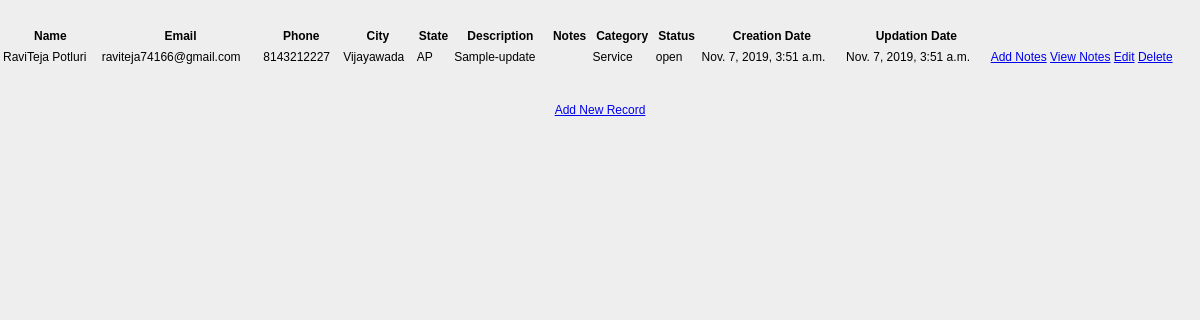
The page /show on the database its author committed.
### ticket/models.py (models this page shows)
class TicketDetails(models.Model):
    ticketid = models.AutoField(primary_key=True)
    userobjects = models.ForeignKey(UserObjects, on_delete=models.CASCADE, blank=True, null=True)
    name = models.CharField(max_length=32)
    email = models.EmailField(max_length=64)
    phone = models.CharField(max_length=10)
    city = models.CharField(max_length=32)
    state = models.CharField(max_length=32)
    ticket_desc = models.CharField(max_length=128)
    notes = models.CharField(max_length=128,default ="")
    ticket_category = models.CharField(max_length=32)
    status = models.CharField(max_length=32)
    creation_date = models.DateTimeField(auto_now_add=True)
    updation_date = models.DateTimeField(auto_now=True)
    class Meta:
        db_table = "ticketdetails"

### ticket/views.py (the view)
# urls.py: path('show',views.show),
def show(request):
    ticket = TicketDetails.objects.all()
    return render(request,"show.html",{'data':ticket})

### ticket/templates/show.html (shortened to what this page needs)
<!DOCTYPE html>
<html lang="en">
<head>
     {% load staticfiles %}
    <link rel="stylesheet" href="{% static 'css/style.css' %}"/>
</head>
<body>
  <table id="example" class="table table-striped table-bordered" style="width:100%">
      <thead>
          <tr>
              <th>Name</th>
              <th>Email</th>
              <th>Phone</th>
              <th>City</th>
              <th>State</th>
              <th>Description</th>
              <th>Notes</th>
              <th>Category</th>
              <th>Status</th>
              <th>Creation Date</th>
              <th>Updation Date</th>
          </tr>
      </thead>
    <tbody>
{% for record in data %}
    <tr>
        <td>{{ record.name }}</td>
        <td>{{ record.email }}</td>
        <td>{{ record.phone }}</td>
        <td>{{ record.city }}</td>
        <td>{{ record.state }}</td>
        <td>{{ record.ticket_desc }}</td>
        <td>{{ record.notes }}</td>
        <td>{{ record.ticket_category }}</td>
        <td>{{ record.status }}</td>
        <td>{{ record.creation_date }}</td>
        <td>{{ record.updation_date }}</td>
        <td>
            <a href="/addnotes/{{ record.ticketid }}">Add Notes</a>
            <a href="/viewnotes/{{ record.ticketid }}">View Notes</a>
            <a href="/edit/{{record.ticketid}}"><span class="glyphicon glyphicon-pencil" >Edit</span></a>
            <a href="/delete/{{ record.ticketid }}">Delete</a>
        </td>
    </tr>
{% endfor %}
    </tbody>
</table>
<br>
<br>
<center><a href="/ticket" class="btn btn-primary">Add New Record</a></center>
</body>
</html>

### ticket/static/css/style.css (style rules this page uses)
body { font:12px/1.4 Verdana,Arial; background:#eee; height:100%; margin:25px 0; padding:0 }

### rows shown on the page
TicketDetails: name "RaviTeja Potluri", email "raviteja74166@gmail.com", phone "8143212227", city "Vijayawada", state "AP", ticket_desc "Sample-update", ticket_category "Service", status "open", creation_date "Nov. 7, 2019, 3:51 a.m.", updation_date "Nov. 7, 2019, 3:51 a.m."
